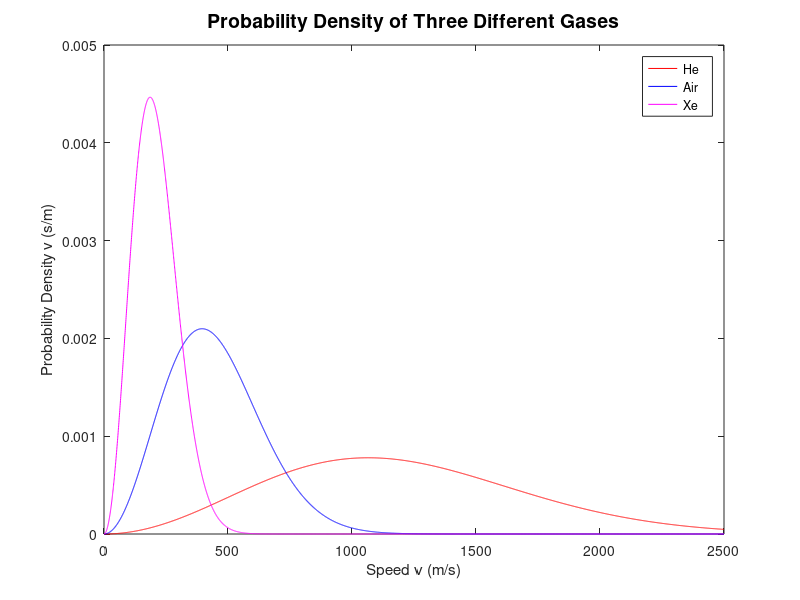

Recreate this plot in MATLAB.
% ===== ASSIGNMENT 3 ===== %

% Constants
T = 273; % K
k = 1.38e-23;
Na = 6.022e23; % avagrados #, per mol
v = linspace(0,2500, 5000);

% He
M = 4/1000;
m = M / Na;
prob_density = sqrt( ( m ./ ( 2 .* pi .* k .* T ) ).^3 ) .* 4 .* pi  .* v.^2 .* exp( (-m.*v.^2) / (2 .* k .* T) );
plot(v, prob_density, 'r')
hold on

% Air
M = 29/1000;
m = M / Na;
v_mean_Air = sqrt( 3 * k * T / m) / sqrt(3) * sqrt(5/3)
% gamma constant for air in second sqrt

prob_density = sqrt( ( m ./ ( 2 .* pi .* k .* T ) ).^3 ) .* 4 .* pi  .* v.^2 .* exp( (-m.*v.^2) / (2 .* k .* T) );
trapz(prob_density)
plot(v, prob_density, 'b')
hold on

% Xe
M = 131.3/1000;
m = M / Na;
prob_density = sqrt( ( m ./ ( 2 .* pi .* k .* T ) ).^3 ) .* 4 .* pi  .* v.^2 .* exp( (-m.*v.^2) / (2 .* k .* T) );
plot(v, prob_density, 'm')

title('Probability Density of Three Different Gases', 'Fontsize', 14)
legend('He   ','Air   ','Xe   ')
xlabel('Speed v (m/s)')
ylabel('Probability Density v (s/m)')
hold off

% Speend of sound of He and Xe
